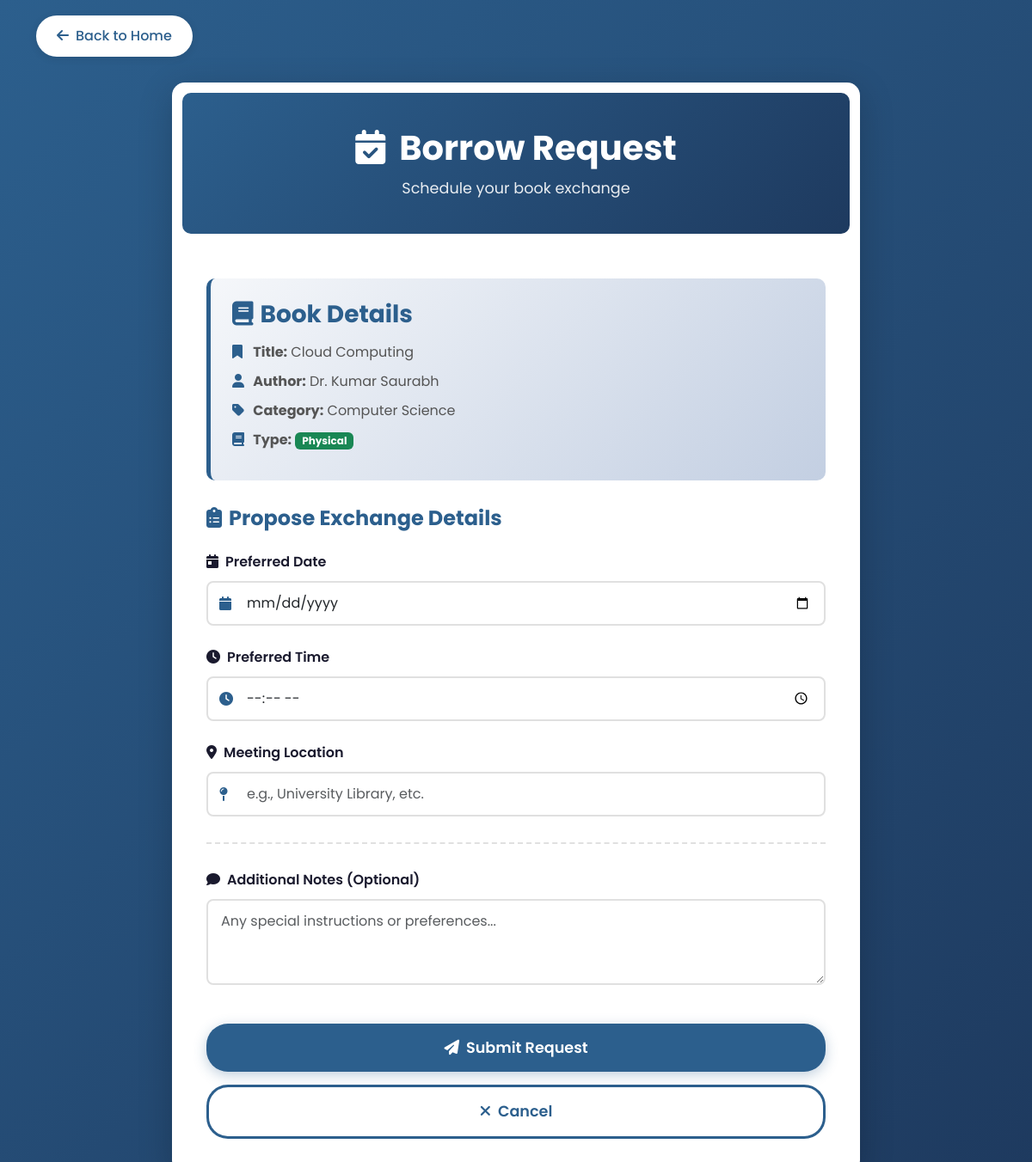
The app's page /borrow/3 (signed in) with its own data.
### tables this page shows
CREATE TABLE books (
    id INTEGER PRIMARY KEY AUTOINCREMENT,
    owner_id INTEGER NOT NULL,
    title TEXT NOT NULL,
    author TEXT NOT NULL,
    category TEXT NOT NULL,
    status TEXT DEFAULT 'available',
    location_notes TEXT,
    type TEXT NOT NULL,
    image_file TEXT, -- Added this to store "data.jpg", "python.webp", etc.
    file_path TEXT,
    added_date TIMESTAMP DEFAULT CURRENT_TIMESTAMP,
    FOREIGN KEY (owner_id) REFERENCES users (id)
);

### app.py (the view, shortened to what this page needs)
@app.route('/borrow/<int:book_id>', methods=['GET', 'POST'])
@login_required
def borrow(book_id):
    conn = get_db_connection()
    book = conn.execute('SELECT * FROM books WHERE id = ?', (book_id,)).fetchone()
    if book is None:
        flash('Book not found!', 'danger')
        conn.close()
        return redirect(url_for('index'))
    if book['owner_id'] == current_user.id:
        flash('You cannot borrow your own book!', 'danger')
        conn.close()
        return redirect(url_for('index'))
    conn.close()
    return render_template('borrow.html', book=book)

### app.py (called while the page is built)
def get_db_connection():
    connection = sqlite3.connect('database.db')
    connection.row_factory = sqlite3.Row
    return connection

@login_manager.user_loader
def load_user(user_id):
    conn = get_db_connection()
    user = conn.execute('SELECT * FROM users WHERE id = ?', (user_id,)).fetchone()
    conn.close()
    if user:
        return User(user['id'], user['username'], user['email'], user['role'])
    return None

### templates/borrow.html (shortened to what this page needs)
<!DOCTYPE html>
<html lang="en">
<head>
    <link href="https://cdn.jsdelivr.net/npm/bootstrap@5.3.0/dist/css/bootstrap.min.css" rel="stylesheet">
    <link rel="stylesheet" href="https://cdnjs.cloudflare.com/ajax/libs/font-awesome/6.4.0/css/all.min.css">
    <link rel="stylesheet" href="{{ url_for('static', filename='css/style.css') }}">
</head>
<body style="Padding: 18px 0px 0px">
    <div class="container">
        <a href="{{ url_for('index') }}" class="back-button"><i class="fas fa-arrow-left me-2"></i>Back to Home</a>
        <div class="borrow-container">
            <div class="borrow-header">
                <h1><i class="fas fa-calendar-check me-3"></i>Borrow Request</h1>
                <p>Schedule your book exchange</p>
            </div>
            <div class="borrow-body">
                <div class="book-info-card">
                    <h3><i class="fas fa-book me-2"></i>Book Details</h3>
                    <div class="book-detail">
                        <i class="fas fa-bookmark"></i>
                        <strong>Title:</strong> <span id="bookTitle">{{ book['title'] }}</span>
                    </div>
                    <div class="book-detail">
                        <i class="fas fa-user"></i>
                        <strong>Author:</strong> <span id="bookAuthor">{{ book['author'] }}</span>
                    </div>
                    <div class="book-detail">
                        <i class="fas fa-tag"></i>
                        <strong>Category:</strong> <span id="bookCategory">{{ book['category'] }}</span>
                    </div>
                    <div class="book-detail">
                        <i class="fas fa-book"></i>
                        <strong>Type:</strong> <span class="badge bg-success">{{ book['type'] }}</span>
                    </div>
                </div>
                <form action="{{ url_for('borrow', book_id=book['id']) }}" method="POST">
                    <h4 class="mb-4" style="color: var(--primary-blue); font-weight: bold;">
                        <i class="fas fa-clipboard-list me-2 form-head"></i>Propose Exchange Details
                    </h4>
                    <div class="form-section">
                        <label for="borrowDate" class="form-label">
                            <i class="fas fa-calendar-day me-2"></i>Preferred Date
                        </label>
                        <div class="input-icon">
                            <i class="fas fa-calendar"></i>
                            <input type="date" class="form-control" id="borrowDate" name="borrowDate" required>
                        </div>
                    </div>
                    <div class="form-section">
                        <label for="borrowTime" class="form-label">
                            <i class="fas fa-clock me-2"></i>Preferred Time
                        </label>
                        <div class="input-icon">
                            <i class="fas fa-clock"></i>
                            <input type="time" class="form-control" id="borrowTime" name="borrowTime" required>
                        </div>
                    </div>
                    <div class="form-section">
                        <label for="borrowLocation" class="form-label">
                            <i class="fas fa-map-marker-alt me-2"></i>Meeting Location
                        </label>
                        <div class="input-icon">
                            <i class="fas fa-map-pin"></i>
                            <input type="text" class="form-control" id="borrowLocation" name="borrowLocation"
                                placeholder="e.g., University Library, etc." required>
                        </div>
                    </div>
                    <div class="section-divider"></div>
                    <div class="form-section">
                        <label for="notes" class="form-label">
                            <i class="fas fa-comment me-2"></i>Additional Notes (Optional)
                        </label>
                        <textarea class="form-control" id="notes" name="notes" rows="3"
                            placeholder="Any special instructions or preferences..."></textarea>
                    </div>
                    <button type="submit" class="btn btn-submit">
                        <i class="fas fa-paper-plane me-2"></i>Submit Request
                    </button>
                    <a href="index.html" class="btn-cancel">
                        <i class="fas fa-times me-2"></i>Cancel
                    </a>
                </form>
            </div>
        </div>
    </div>
</body>
</html>

### static/css/style.css (style rules this page uses)
:root { --primary-dark: #1a1a2e; --primary-blue: #2c5f8d; --accent-navy: #1e3a5f; --accent-teal: #4a90a4; }
* { margin: 0; padding: 0; box-sizing: border-box; }
body { font-family: 'Poppins', sans-serif; background: linear-gradient(135deg, #2c5f8d 0%, #1e3a5f 100%); }
body { font-family: 'Poppins', sans-serif; background: linear-gradient(135deg, #2c5f8d 0%, #1e3a5f 100%); min-height: 100vh; padding: 0px 0; position: relative; overflow-x: hidden; }
.container { position: relative; z-index: 1; }
.back-button { background-color: white; color: var(--primary-blue); border: none; padding: 12px 24px; border-radius: 25px; font-weight: 500; box-shadow: 0 2px 10px rgba(0, 0, 0, 0.1); text-decoration: none; display: inline-block; margin-bottom: 30px; transition: all 0.3s ease; }
.borrow-container { background: white; border-radius: 15px; box-shadow: 0 10px 40px rgba(0, 0, 0, 0.2); overflow: hidden; max-width: 800px; margin: 0 auto; }
.borrow-header { background: linear-gradient(135deg, var(--primary-blue) 0%, var(--accent-navy) 100%); color: white; padding: 40px; border: 12px solid #fff; border-radius: 22px; text-align: center; }
.borrow-header h1 { font-size: 2.5rem; font-weight: bold; margin-bottom: 10px; }
.borrow-header p { font-size: 1.1rem; opacity: 0.9; margin-bottom: 0; }
.borrow-body { padding: 40px; }
.book-info-card { background: linear-gradient(135deg, #f5f7fa 0%, #c3cfe2 100%); border-radius: 10px; padding: 25px; margin-bottom: 30px; border-left: 5px solid var(--primary-blue); }
.book-info-card h3 { color: var(--primary-blue); font-weight: bold; margin-bottom: 15px; }
.book-detail { margin-bottom: 10px; color: #555; }
.book-detail i { color: var(--primary-blue); width: 20px; }
.form-label { font-weight: 600; color: var(--primary-dark); margin-bottom: 10px; font-size: 1rem; }
.form-control, .form-select { border: 2px solid #e0e0e0; border-radius: 8px; padding: 12px 15px; font-size: 1rem; transition: all 0.3s ease; }
.input-icon { position: relative; }
.input-icon i { position: absolute; left: 15px; top: 50%; transform: translateY(-50%); color: var(--primary-blue); }
.input-icon .form-control { padding-left: 45px; }
.btn-submit { background: var(--primary-blue); color: white; border: none; padding: 15px 40px; border-radius: 25px; font-size: 1.1rem; font-weight: 600; width: 100%; margin-top: 20px; transition: all 0.3s ease; box-shadow: 0 4px 15px rgba(44, 95, 141, 0.3); }
.btn-cancel { background: #fff; color: var(--primary-blue); border: 3px solid var(--primary-blue); padding: 15px 40px; border-radius: 25px; font-size: 1.1rem; font-weight: 600; width: 100%; margin-top: 15px; transition: all 0.3s ease; text-decoration: none; display: block; text-align: center; }
.form-section { margin-bottom: 25px; }
.section-divider { border-top: 2px dashed #e0e0e0; margin: 30px 0; }

### records on screen
books: title "Cloud Computing", author "Dr. Kumar Saurabh", category "Computer Science", type "Physical"
